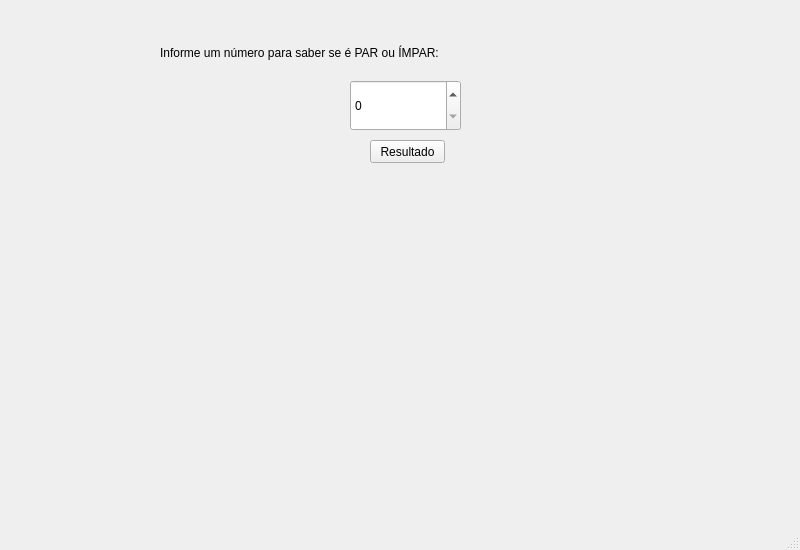
<?xml version="1.0" encoding="UTF-8"?>
<ui version="4.0">
 <class>MainWindow</class>
 <widget class="QMainWindow" name="MainWindow">
  <property name="geometry">
   <rect>
    <x>0</x>
    <y>0</y>
    <width>800</width>
    <height>550</height>
   </rect>
  </property>
  <property name="windowTitle">
   <string>MainWindow</string>
  </property>
  <widget class="QWidget" name="centralwidget">
   <widget class="QLabel" name="label">
    <property name="geometry">
     <rect>
      <x>160</x>
      <y>40</y>
      <width>494</width>
      <height>25</height>
     </rect>
    </property>
    <property name="styleSheet">
     <string notr="true">font: 75 16pt &quot;MS Shell Dlg 2&quot;;</string>
    </property>
    <property name="text">
     <string>Informe um número para saber se é PAR ou ÍMPAR:</string>
    </property>
   </widget>
   <widget class="QSpinBox" name="inputNumero">
    <property name="geometry">
     <rect>
      <x>350</x>
      <y>80</y>
      <width>111</width>
      <height>51</height>
     </rect>
    </property>
    <property name="styleSheet">
     <string notr="true">font: 20pt &quot;MS Shell Dlg 2&quot;;</string>
    </property>
   </widget>
   <widget class="QPushButton" name="botao">
    <property name="geometry">
     <rect>
      <x>370</x>
      <y>140</y>
      <width>75</width>
      <height>23</height>
     </rect>
    </property>
    <property name="text">
     <string>Resultado</string>
    </property>
   </widget>
   <widget class="QLabel" name="resultado">
    <property name="geometry">
     <rect>
      <x>340</x>
      <y>190</y>
      <width>138</width>
      <height>39</height>
     </rect>
    </property>
    <property name="styleSheet">
     <string notr="true">font: 24pt &quot;MS Shell Dlg 2&quot;;
color: rgb(8, 162, 0);</string>
    </property>
    <property name="text">
     <string/>
    </property>
   </widget>
  </widget>
  <widget class="QMenuBar" name="menubar">
   <property name="geometry">
    <rect>
     <x>0</x>
     <y>0</y>
     <width>800</width>
     <height>21</height>
    </rect>
   </property>
  </widget>
  <widget class="QStatusBar" name="statusbar"/>
 </widget>
 <resources/>
 <connections/>
</ui>
